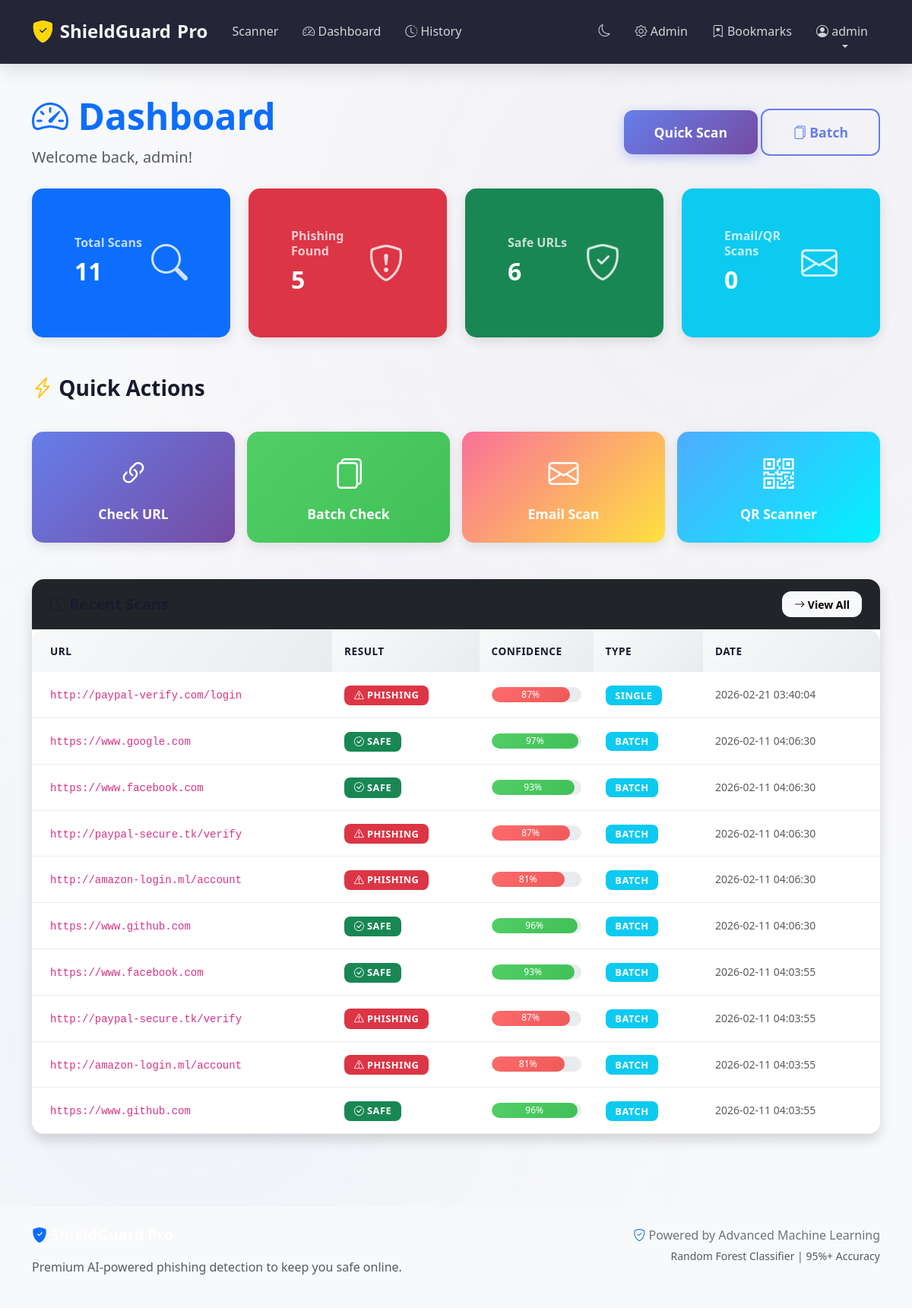
The app's page /dashboard (signed in) with its own data.
### tables this page shows
CREATE TABLE scans (
            id INTEGER PRIMARY KEY AUTOINCREMENT,
            user_id INTEGER,
            url TEXT NOT NULL,
            result TEXT NOT NULL,
            confidence REAL,
            features TEXT,
            scan_type TEXT DEFAULT 'single',
            created_at TIMESTAMP DEFAULT CURRENT_TIMESTAMP,
            FOREIGN KEY (user_id) REFERENCES users (id)
        );

### app.py (the view)
@app.route('/dashboard')
@login_required
def dashboard():
    stats = get_user_stats(session['user_id'])
    db = get_db()
    recent_scans = db.execute('''
        SELECT * FROM scans
        WHERE user_id = ?
        ORDER BY created_at DESC
        LIMIT 10
    ''', (session['user_id'],)).fetchall()
    recent_bookmarks = db.execute('''
        SELECT * FROM bookmarks
        WHERE user_id = ?
        ORDER BY created_at DESC
        LIMIT 5
    ''', (session['user_id'],)).fetchall()
    return render_template(
        'dashboard.html',
        stats=stats,
        recent_scans=recent_scans,
        recent_bookmarks=recent_bookmarks,
        username=session.get('username')
    )

### app.py (called while the page is built)
def get_db():
    if 'db' not in g:
        g.db = sqlite3.connect(app.config['DATABASE'])
        g.db.row_factory = sqlite3.Row
    return g.db

@app.teardown_appcontext
def close_connection(exception):
    close_db(exception)

def login_required(f):
    @wraps(f)
    def decorated_function(*args, **kwargs):
        if 'user_id' not in session:
            flash('Please log in to access this page.', 'warning')
            return redirect(url_for('login'))
        return f(*args, **kwargs)
    return decorated_function

@app.context_processor
def inject_globals():
    return {
        'now': datetime.now(),
        'datetime': datetime,
        'app_name': 'ShieldGuard Pro',
        'version': '1.0.0'
    }

### templates/dashboard.html (shortened to what this page needs)
{% extends "base.html" %}
{% block content %}
<div class="container py-4">
    <div class="row mb-4">
        <div class="col-12">
            <div class="d-flex justify-content-between align-items-center flex-wrap">
                <div>
                    <h1 class="display-5 fw-bold text-primary">
                        <i class="bi bi-speedometer2"></i> Dashboard
                    </h1>
                    <p class="lead text-muted mb-0">Welcome back, {{ username or session.username }}!</p>
                </div>
                <div class="mt-3 mt-md-0">
                    <a href="{{ url_for('scanner') }}" class="btn btn-primary btn-lg">
                         Quick Scan
                    </a>
                    <a href="{{ url_for('batch_check') }}" class="btn btn-outline-primary btn-lg">
                        <i class="bi bi-files"></i> Batch
                    </a>
                </div>
            </div>
        </div>
    </div>
    <div class="row g-4 mb-5">
        <div class="col-md-3">
            <div class="card stat-card bg-primary text-white h-100">
                <div class="card-body">
                    <div class="d-flex justify-content-between align-items-center">
                        <div>
                            <h6 class="card-subtitle mb-2 opacity-75">Total Scans</h6>
                            <h2 class="card-title mb-0 display-4">{{ stats.total_scans or 0 }}</h2>
                        </div>
                        <i class="bi bi-search stat-icon"></i>
                    </div>
                </div>
            </div>
        </div>
        <div class="col-md-3">
            <div class="card stat-card bg-danger text-white h-100">
                <div class="card-body">
                    <div class="d-flex justify-content-between align-items-center">
                        <div>
                            <h6 class="card-subtitle mb-2 opacity-75">Phishing Found</h6>
                            <h2 class="card-title mb-0 display-4">{{ stats.phishing_count or 0 }}</h2>
                        </div>
                        <i class="bi bi-shield-exclamation stat-icon"></i>
                    </div>
                </div>
            </div>
        </div>
        <div class="col-md-3">
            <div class="card stat-card bg-success text-white h-100">
                <div class="card-body">
                    <div class="d-flex justify-content-between align-items-center">
                        <div>
                            <h6 class="card-subtitle mb-2 opacity-75">Safe URLs</h6>
                            <h2 class="card-title mb-0 display-4">{{ stats.safe_count or 0 }}</h2>
                        </div>
                        <i class="bi bi-shield-check stat-icon"></i>
                    </div>
                </div>
            </div>
        </div>
        <div class="col-md-3">
            <div class="card stat-card bg-info text-white h-100">
                <div class="card-body">
                    <div class="d-flex justify-content-between align-items-center">
                        <div>
                            <h6 class="card-subtitle mb-2 opacity-75">Email/QR Scans</h6>
                            <h2 class="card-title mb-0 display-4">{{ (stats.email_scans or 0) + (stats.qr_scans or 0) }}</h2>
                        </div>
                        <i class="bi bi-envelope stat-icon"></i>
                    </div>
                </div>
            </div>
        </div>
    </div>
    <div class="row mb-4">
        <div class="col-12">
            <h3 class="mb-3">
                <i class="bi bi-lightning-charge text-warning"></i> Quick Actions
            </h3>
        </div>
    </div>
    <div class="row g-3 mb-5">
        <div class="col-md-3">
            <a href="{{ url_for('check_url') }}" class="btn btn-primary action-btn w-100">
                <i class="bi bi-link-45deg"></i>
                Check URL
            </a>
        </div>
        <div class="col-md-3">
            <a href="{{ url_for('batch_check') }}" class="btn btn-success action-btn w-100">
                <i class="bi bi-files"></i>
                Batch Check
            </a>
        </div>
        <div class="col-md-3">
            <a href="{{ url_for('email_scanner') }}" class="btn btn-warning action-btn w-100">
                <i class="bi bi-envelope"></i>
                Email Scan
            </a>
        </div>
        <div class="col-md-3">
            <a href="{{ url_for('qr_scanner') }}" class="btn btn-info action-btn w-100">
                <i class="bi bi-qr-code"></i>
                QR Scanner
            </a>
        </div>
    </div>
    <div class="row mb-4">
        <div class="col-12">
            <div class="card shadow border-0">
                <div class="card-header bg-dark text-white py-3 d-flex justify-content-between align-items-center">
                    <h5 class="mb-0">
                        <i class="bi bi-clock-history"></i> Recent Scans
                    </h5>
                    <a href="{{ url_for('history') }}" class="btn btn-sm btn-light">
                        <i class="bi bi-arrow-right"></i> View All
                    </a>
                </div>
                <div class="card-body p-0">
                    {% if recent_scans %}
                    <div class="table-responsive">
                        <table class="table table-hover mb-0">
                            <thead class="table-light">
                                <tr>
                                    <th class="ps-4">URL</th>
                                    <th>Result</th>
                                    <th>Confidence</th>
                                    <th>Type</th>
                                    <th class="pe-4">Date</th>
                                </tr>
                            </thead>
                            <tbody>
                                {% for scan in recent_scans %}
                                <tr class="scan-row">
                                    <td class="ps-4" style="max-width: 350px;">
                                        <code class="small text-break" title="{{ scan.url }}">
                                            {{ scan.url[:50] }}{% if scan.url|length > 50 %}...{% endif %}
                                        </code>
                                    </td>
                                    <td>
                                        {% if scan.result == 'phishing' %}
                                        <span class="badge bg-danger">
                                            <i class="bi bi-exclamation-triangle"></i> Phishing
                                        </span>
                                        {% elif scan.result == 'legitimate' %}
                                        <span class="badge bg-success">
                                            <i class="bi bi-check-circle"></i> Safe
                                        </span>
                                        {% else %}
                                        <span class="badge bg-secondary">
                                            <i class="bi bi-question-circle"></i> Unknown
                                        </span>
                                        {% endif %}
                                    </td>
                                    <td style="width: 150px;">
                                        <div class="progress" style="height: 20px;">
                                            <div class="progress-bar {{ 'bg-danger' if scan.result == 'phishing' else 'bg-success' }}"
                                                 role="progressbar"
                                                 style="width: {{ scan.confidence }}%">
                                                {{ "%.0f"|format(scan.confidence) }}%
                                            </div>
                                        </div>
                                    </td>
                                    <td>
                                        <span class="badge bg-info">{{ scan.scan_type or 'single' }}</span>
                                    </td>
                                    <td class="pe-4 text-muted small">{{ scan.created_at }}</td>
                                </tr>
                                {% endfor %}
                            </tbody>
                        </table>
                    </div>
                    {% endif %}
                </div>
            </div>
        </div>
    </div>
</div>
{% endblock %}

### templates/dashboard.html (style rules this page uses)
.stat-card { border-radius: 15px; border: none; box-shadow: 0 5px 15px rgba(0,0,0,0.1); transition: transform 0.3s ease; }
.stat-icon { font-size: 3rem; opacity: 0.8; }
.action-btn { border-radius: 15px; padding: 25px 15px; font-size: 1.1rem; font-weight: 600; transition: all 0.3s ease; border: none; box-shadow: 0 4px 15px rgba(0,0,0,0.1); }
.action-btn i { font-size: 2.5rem; display: block; margin-bottom: 10px; }
.scan-row { transition: all 0.2s; }

### records on screen
scans: url "http://paypal-verify.com/login", result "phishing" (drawn), confidence "87", scan_type "SINGLE", created_at "2026-02-21 03:40:04"
scans: url "https://www.google.com", result "legitimate" (drawn), confidence "97", scan_type "BATCH", created_at "2026-02-11 04:06:30"
scans: url "https://www.facebook.com", result "legitimate" (drawn), confidence "93", scan_type "BATCH", created_at "2026-02-11 04:06:30"
scans: url "http://paypal-secure.tk/verify", result "phishing" (drawn), confidence "87", scan_type "BATCH", created_at "2026-02-11 04:06:30"
scans: url "http://amazon-login.ml/account", result "phishing" (drawn), confidence "81", scan_type "BATCH", created_at "2026-02-11 04:06:30"
scans: url "https://www.github.com", result "legitimate" (drawn), confidence "96", scan_type "BATCH", created_at "2026-02-11 04:06:30"
scans: url "https://www.facebook.com", result "legitimate" (drawn), confidence "93", scan_type "BATCH", created_at "2026-02-11 04:03:55"
scans: url "http://paypal-secure.tk/verify", result "phishing" (drawn), confidence "87", scan_type "BATCH", created_at "2026-02-11 04:03:55"
scans: url "http://amazon-login.ml/account", result "phishing" (drawn), confidence "81", scan_type "BATCH", created_at "2026-02-11 04:03:55"
scans: url "https://www.github.com", result "legitimate" (drawn), confidence "96", scan_type "BATCH", created_at "2026-02-11 04:03:55"

### other values on screen
{{ session.username }} "admin"
{{ username or session.username }} "admin"
{{ stats.total_scans or 0 }} "11"
{{ stats.phishing_count or 0 }} "5"
{{ stats.safe_count or 0 }} "6"
{{ (stats.email_scans or 0) + (stats.qr_scans or 0) }} "0"
